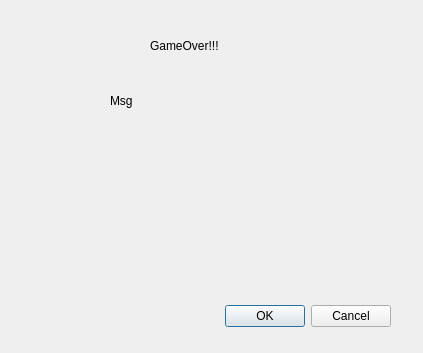
<?xml version="1.0" encoding="UTF-8"?>
<ui version="4.0">
 <class>GameOverDialog</class>
 <widget class="QDialog" name="GameOverDialog">
  <property name="geometry">
   <rect>
    <x>0</x>
    <y>0</y>
    <width>423</width>
    <height>353</height>
   </rect>
  </property>
  <property name="windowTitle">
   <string>Dialog</string>
  </property>
  <widget class="QDialogButtonBox" name="Cancel">
   <property name="geometry">
    <rect>
     <x>50</x>
     <y>300</y>
     <width>341</width>
     <height>32</height>
    </rect>
   </property>
   <property name="orientation">
    <enum>Qt::Horizontal</enum>
   </property>
   <property name="standardButtons">
    <set>QDialogButtonBox::Cancel|QDialogButtonBox::Ok</set>
   </property>
  </widget>
  <widget class="QLabel" name="title">
   <property name="geometry">
    <rect>
     <x>150</x>
     <y>20</y>
     <width>91</width>
     <height>51</height>
    </rect>
   </property>
   <property name="text">
    <string>GameOver!!!</string>
   </property>
  </widget>
  <widget class="QLabel" name="overMsg">
   <property name="geometry">
    <rect>
     <x>110</x>
     <y>80</y>
     <width>81</width>
     <height>41</height>
    </rect>
   </property>
   <property name="text">
    <string>Msg</string>
   </property>
  </widget>
 </widget>
 <resources/>
 <connections>
  <connection>
   <sender>Cancel</sender>
   <signal>accepted()</signal>
   <receiver>GameOverDialog</receiver>
   <slot>accept()</slot>
   <hints>
    <hint type="sourcelabel">
     <x>248</x>
     <y>254</y>
    </hint>
    <hint type="destinationlabel">
     <x>157</x>
     <y>274</y>
    </hint>
   </hints>
  </connection>
  <connection>
   <sender>Cancel</sender>
   <signal>rejected()</signal>
   <receiver>GameOverDialog</receiver>
   <slot>reject()</slot>
   <hints>
    <hint type="sourcelabel">
     <x>316</x>
     <y>260</y>
    </hint>
    <hint type="destinationlabel">
     <x>286</x>
     <y>274</y>
    </hint>
   </hints>
  </connection>
 </connections>
</ui>
